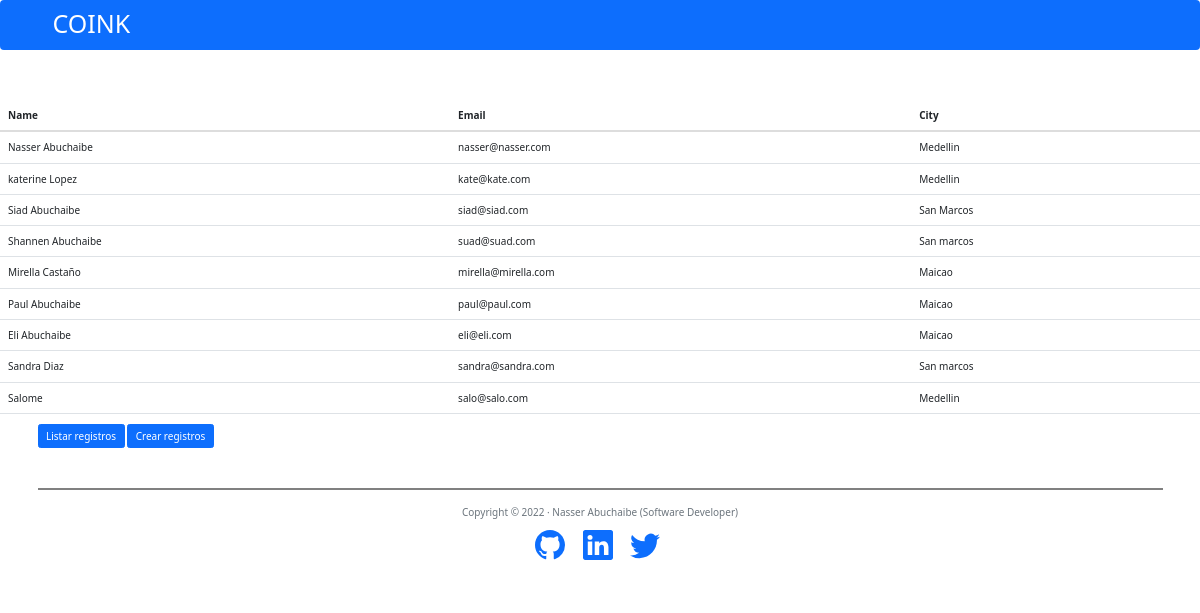
/list, run on an earlier commit of the app's database.
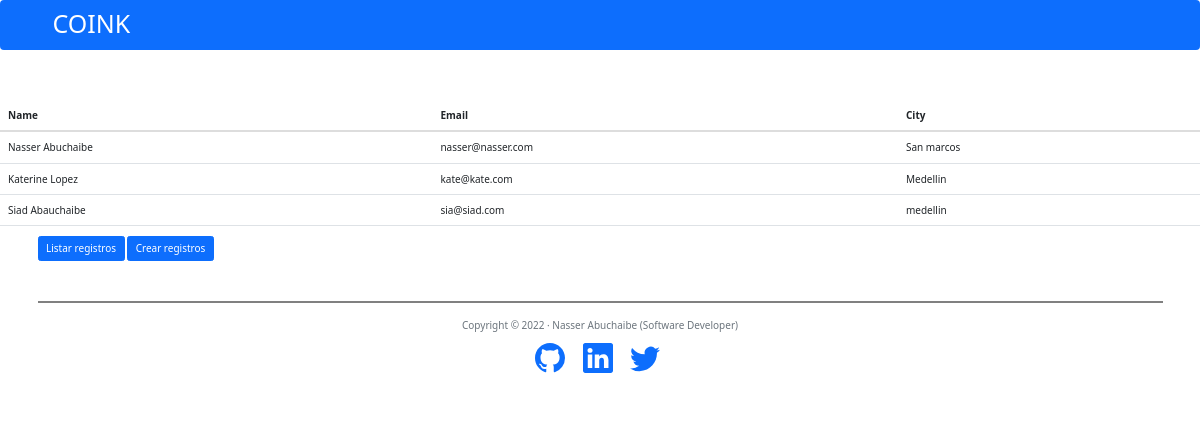
And on a later commit of the database.
### models.py (models this page shows, shortened)
class Usuario(db.Model):
    __tablename__ = 'usuario'
    id = db.Column(db.Integer, primary_key=True)
    username = db.Column(db.String(100))
    email = db.Column(db.String(100), unique=True)
    city = db.Column(db.String(100))

### routes.py (the view)
@app.route('/list')
def list_all():
    users = Usuario.query.all()
    return render_template('list.html', users=users)

### templates/list.html (shortened to what this page needs)
{% extends 'base.html' %}
{% block content %}
<table class="table">
    <thead>
      <tr>
        <th scope="col">Name</th>
        <th scope="col">Email</th>
        <th scope="col">City</th>
      </tr>
    </thead>
    <tbody>
        {% for user in users %}
            <tr>
                <td>{{ user.username }}</td>
                <td>{{ user.email }}</td>
                <td>{{ user.city }} </td>
            </tr>
        {% endfor %}
    </tbody>
  </table>
{% endblock %}

### templates/base.html (shortened to what this page needs)
{% extends 'bootstrap/base.html' %}
{% block head %}
    {{ super() }}
    <link href="https://cdn.jsdelivr.net/npm/bootstrap@5.1.3/dist/css/bootstrap.min.css" rel="stylesheet">
{% endblock head %}
{% block body %}
    {% block navbar %}
        {% include 'navbar.html' %}
    {% endblock %}
    <br>
    <br>
    {% block content %}{% endblock %}
    <div class="container">
        <a class="btn btn-primary" href={{url_for('list_all')}} role="button">Listar registros</a>
        <a class="btn btn-primary" href={{url_for('index')}} role="button">Crear registros</a>
    </div>
    {% block footer %}
        <div class="container">
	        <div id="footer">
		        {% include 'footer.html' %}
	        </div>
        </div>
    {% endblock %}
{% endblock %}

### templates/navbar.html
<nav class="navbar navbar-dark bg-primary">
  <div class="container">
      <div class="collapse navbar-collapse" id="navbarNavAltMarkup">
        <div class="navbar-nav">
          <h1>COINK</h1>
        </div>
      </div>
    </div>
</nav>

### templates/footer.html (shortened to what this page needs)
<footer style="margin-top: 40px; border-top: 2px solid gray; padding: 15px;">
    <p class="copyright text-muted" style="text-align: center;">Copyright &copy; 2022 · Nasser Abuchaibe (Software
        Developer) </p>
    <div class="container">
        <div class="row">
            <div class="col-lg-8 col-md-10 mx-auto">
                <ul class="list-inline text-center">
                    <li class="list-inline-item">
                        <a href="https://github.com/NasserAbuchaibe" target="_blank">
                        </a>
                    </li>
                    <li class="list-inline-item">
                        <a href="https://www.linkedin.com/in/nasser-abuchaibe-b251159a/" target="_blank">
                        </a>
                    </li>
                    <li class="list-inline-item">
                        <a href="https://twitter.com/NasserAbuchaibe" target="_blank">
                        </a>
                    </li>
                </ul>
            </div>
        </div>
    </div>
</footer>

What changed in the data, as far as the page shows it:
removed Usuario: username "Shannen Abuchaibe", email "suad@suad.com", city "San marcos"
removed Usuario: username "Mirella Castaño", email "mirella@mirella.com", city "Maicao"
removed Usuario: username "Paul Abuchaibe", email "paul@paul.com", city "Maicao"
removed Usuario: username "Eli Abuchaibe", email "eli@eli.com", city "Maicao"
removed Usuario: username "Sandra Diaz", email "sandra@sandra.com", city "San marcos"
removed Usuario: username "Salome", email "salo@salo.com", city "Medellin"
changed Usuario "Nasser Abuchaibe": city "Medellin" → "San marcos"
changed Usuario "kate@kate.com": username "katerine Lopez" → "Katerine Lopez"
changed Usuario: username "Siad Abuchaibe" → "Siad Abauchaibe"; email "siad@siad.com" → "sia@siad.com"; city "San Marcos" → "medellin"
